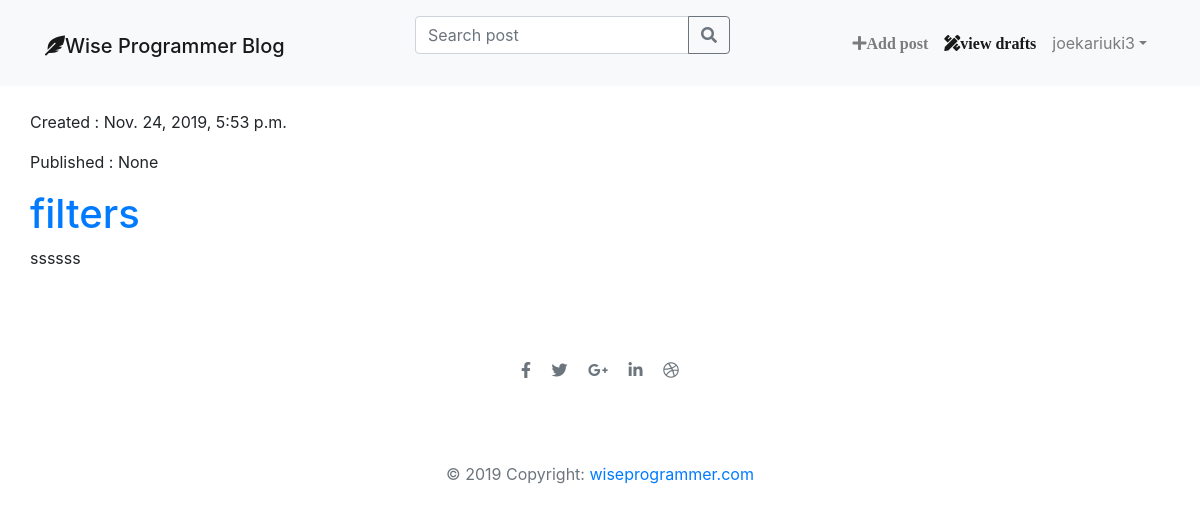
The page /drafts/ (signed in) on the database as committed earlier.
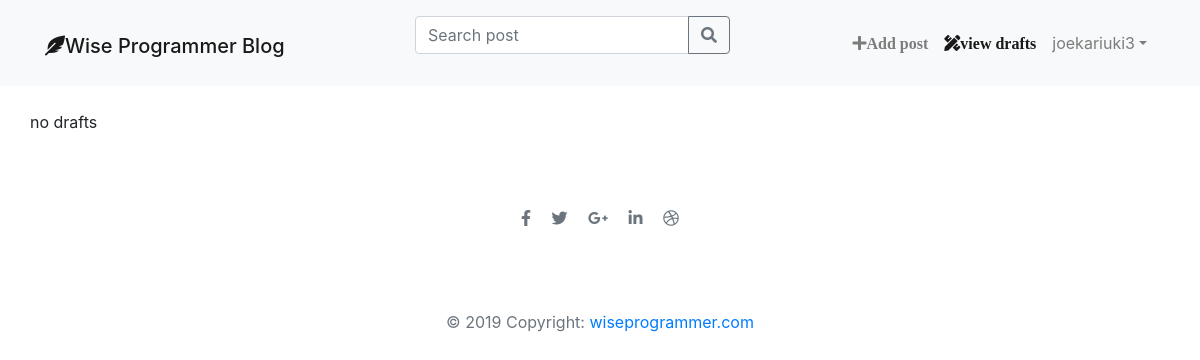
The same page on the database as committed later.
### blog/models.py (models this page shows, shortened)
class Post(models.Model):
    author = models.ForeignKey('auth.User', on_delete=models.CASCADE)
    title = models.CharField(max_length=10000)
    text = models.TextField()
    created_date = models.DateTimeField(default=timezone.now)
    published_date = models.DateTimeField(blank=True, null=True)
    edited_date = models.DateTimeField(blank=True, null=True)

### blog/views.py (the view)
# urls.py: path('drafts/', views.post_draft_list, name='post_draft_list'),
@login_required
def post_draft_list(request):
    post = Post.objects.filter(
        published_date__isnull=True).order_by('-created_date')
    stuff_for_frontend = {'posts': post}
    return render(request, 'blog/post_draft_list.html', stuff_for_frontend)

### blog/templates/blog/post_draft_list.html (shortened to what this page needs)
{% extends 'blog/base.html' %}
{% block nav %}
<li class="nav-item">
    <a class="nav-link" href="{% url 'post_new'%}"><i class="fa fa-plus">Add post</i></a>
</li>
<li class="nav-item active">
    <a class="nav-link" href="{% url 'post_draft_list' %}"><i class="fas fa-pencil-ruler fa">view drafts</i></a>
</li>
{% endblock%}
    {% block content%}
    {% if posts%}
        {% for post in posts %}
            <div class="post">
                <div class="date">
                    <p>Created : {{ post.created_date }}</p>
                    <p> Published : {{ post.published_date }}</p>
                </div>
                <h1> <a href="{% url 'post_detail' pk=post.pk %}"> {{ post.title }} </a> </h1>
                <p> {{ post.text | truncatechars:50}} </p>
            </div>
        {% endfor %}
         {% else %}
         no drafts
    {% endif %}
    {% endblock %}

Rows that differ between the two databases and show on the page:
no longer on this page (row edited): Post: created_date "Nov. 24, 2019, 5:53 p.m.", published_date "None", title "filters", text "ssssss"
Other text that changed with them:
text now shown: "no drafts"
